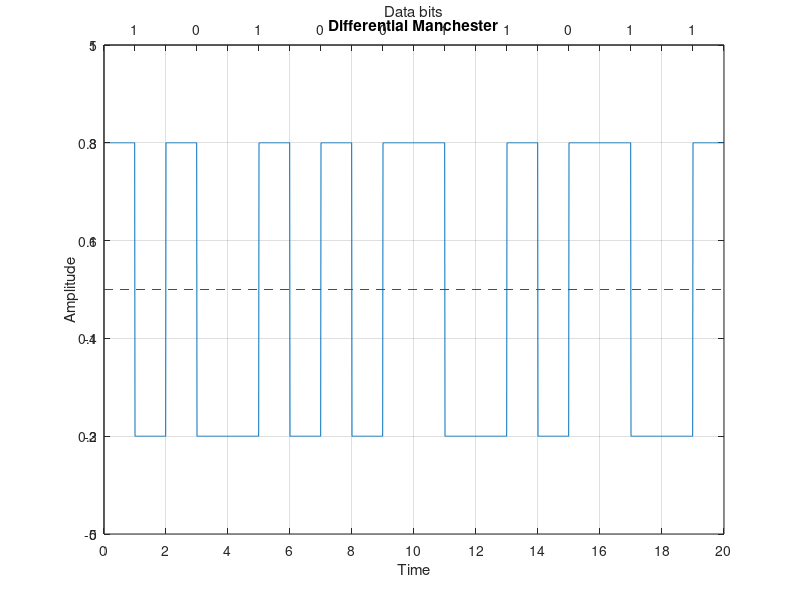

The MATLAB script that drew this image:
clear all;
close all;
clc;

bits = [1 0 1 0 0 1 1 0 1 1];
bit_duration = 2;

fs = 100;
Total_time = length(bits) * bit_duration;   # time needed to send whole data
t = 0: 1/fs: Total_time-(1/fs);

one = [ones(1, (fs/2) * bit_duration).*3, ones(1, (fs/2) * bit_duration).*-3];
zero = [ones(1, (fs/2) * bit_duration).*-3, ones(1, (fs/2) * bit_duration).*3];

# sender end
prv_bit = zero;
for i = 1 : length(bits)
  if bits(i) == 0
    diff_manchester(((i-1) * bit_duration * fs) + 1 : i * bit_duration * fs) = prv_bit;
  else
    prv_bit = prv_bit .* -1;
    diff_manchester(((i-1) * bit_duration * fs) + 1 : i * bit_duration * fs) = prv_bit;
  endif
endfor

# ploting
plot(t, diff_manchester);
xticks([0: bit_duration: Total_time]);
yticks([-5: 2: 5]);
ylim([-5, 5]);
xlim([0, Total_time]);
grid on;
title("Differential Manchester");
xlabel("Time");
ylabel("Amplitude");
line ([0, Total_time], [0 0], "linestyle", "--", "color", "r");

% Top axis
ax1=gca;
ax2 = axes('Position', get(ax1, 'Position'), 'Color', 'none');
set(ax2, 'XAxisLocation', 'top');
set(ax2, 'XLim', get(ax1, 'XLim'));
set(ax2, 'XTick', [bit_duration/2: bit_duration: Total_time]);
set(ax2, 'XTickLabel', bits);
set(ax2, 'XLabel', 'Data bits');


# receiver end
checker = one;
for i = 1 : length(diff_manchester)/(bit_duration * fs)
  if diff_manchester(((i-1) * bit_duration * fs) + 1 : i * bit_duration * fs) == checker
    rcv_data(i) = 1;
    checker = checker .* -1;
  else
    rcv_data(i) = 0;
  endif
endfor

disp(rcv_data);
